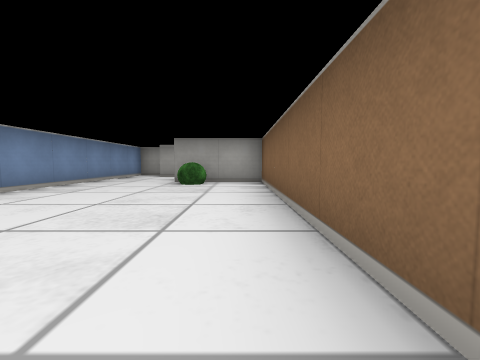
[1] (above)

13 first-person views from a walk through a cub3D level. The camera is about half as high as the walls, tilts 4° down and sees 90° across. The floor is counted in squares. Each view is taken from the middle of a square. On the plan, view 1 faces up. The plan holds only what a view shows up to about 9 squares ahead; the rest is blank.

[2]
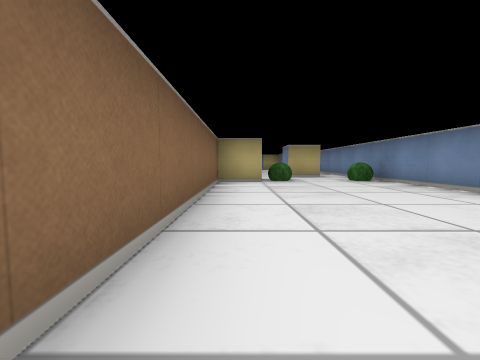

[3]
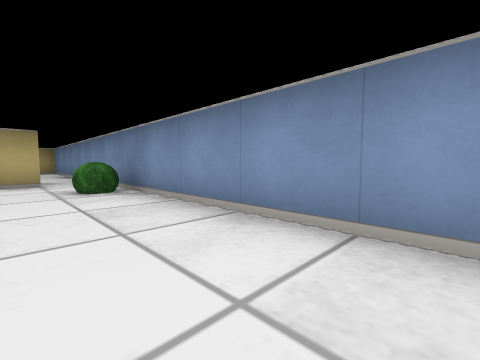

[4]
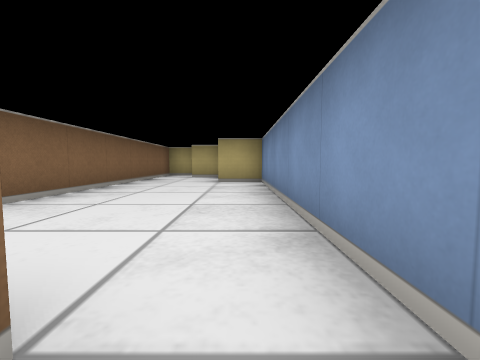

[5]
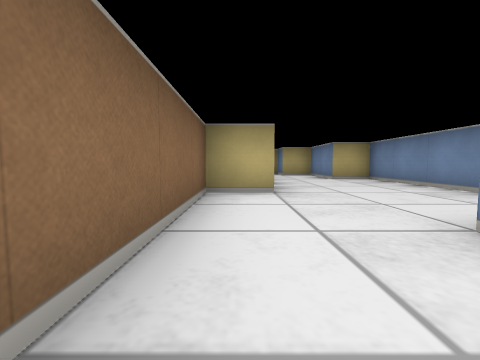

[6]
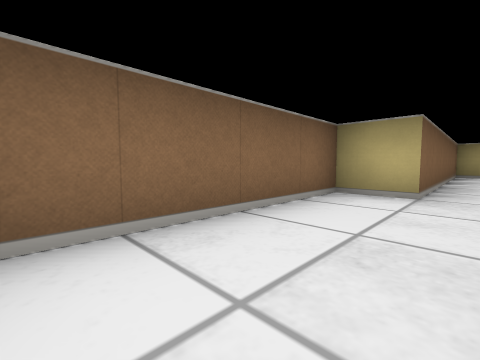

[7]
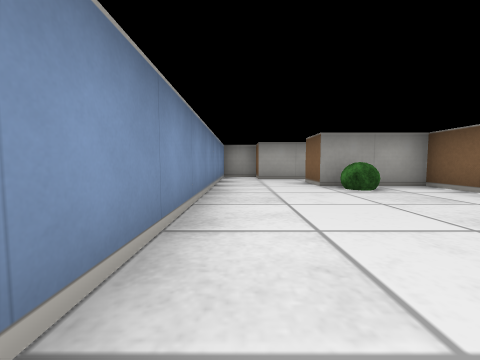

[8]
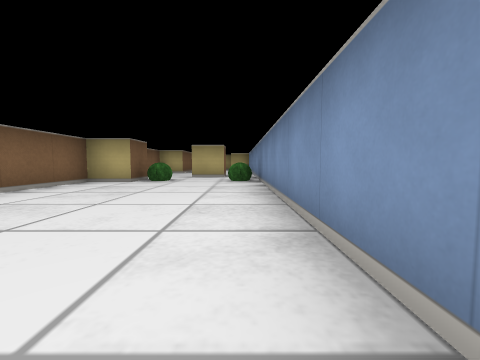

[9]
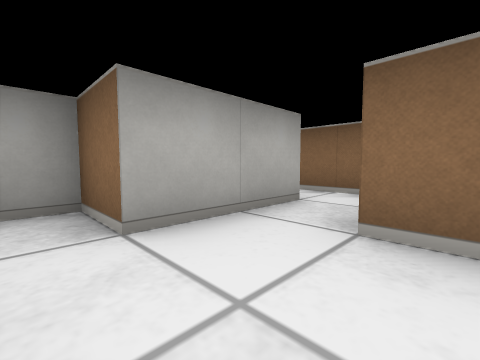

[10]
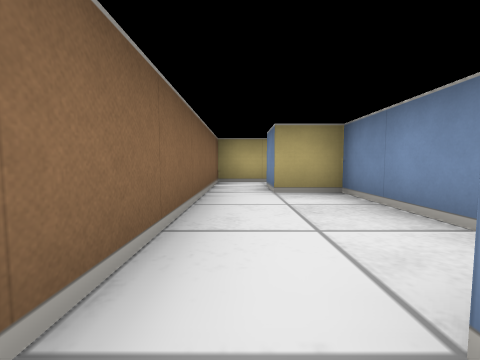

[11]
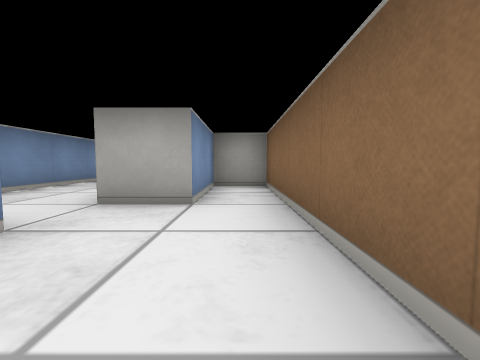

[12]
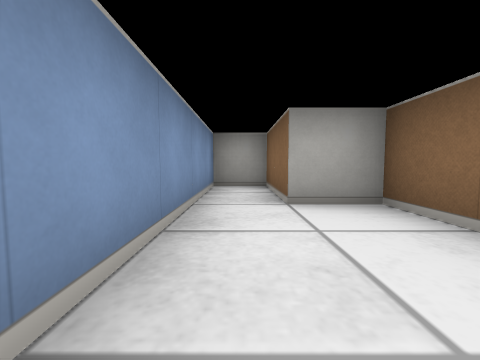

[13]
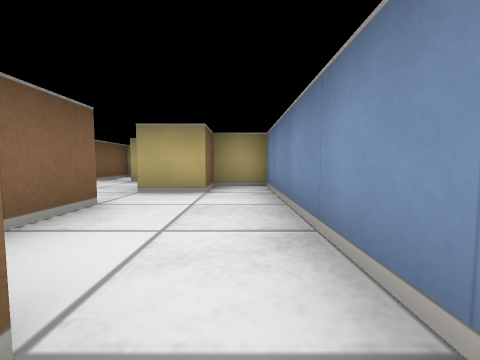

### Floor plan
Points are (right, up) in squares from view 1. A wall is a line through its corners. A room is listed if a view was taken in it or the views show most of it. See-through windows are left out.
Room 1 (views 1, 2, 3, 4, 5, 6, 7, 8)
walls: (-0.5, -2.5) (-0.5, -1.5) (0.5, -1.5) (0.5, 5.5) (-1.5, 5.5); (-2.5, -4.5) (-2.5, -3.5) (-1.5, -3.5) (-1.5, -4.5); (-3.5, 5.5) (-3.5, -9.5) (-2.5, -9.5) (-2.5, -11.5) (-1.5, -11.5) (-1.5, -12); (-1.4, -12.5) (-0.5, -12.5) (-0.5, -6.5) (0.5, -6.5) (0.5, -2.9)
ways out: opening at (-2.5, 6) to room 2
objects: bush (-3, -2); bush (-1, -2); bush (-1, 5)
Room 2 (view 9)
walls: (-1.5, 5.5) (-1.5, 6.5); (-0.5, 7.5) (-2.5, 7.5) (-2.5, 8.5) (-3.5, 8.5) (-3.5, 5.5)
ways out: opening at (-2.5, 6) to room 1; opening at (-1, 7) to room 3
Room 3 (views 10, 11)
walls: (-1.5, 10.5) (-1.5, 8.5) (-0.5, 8.5) (-0.5, 7.5); (-0.6, 6.5) (0.5, 6.5) (0.5, 13.5) (-0.5, 13.5) (-0.5, 11.5) (-1.5, 11.5)
ways out: opening at (-1, 7) to room 2; opening at (-2, 11) to room 4
Room 4 (views 12, 13)
walls: (-1.5, 11.5) (-1.5, 13.5) (-2.5, 13.5) (-2.5, 15.5) (-3.5, 15.5) (-3.5, 9.5) (-2.5, 9.5) (-2.5, 10.5) (-1.5, 10.5)
ways out: opening at (-2, 11) to room 3

Where each view was taken, in squares from view 1:
view 1: 0 up, 0 right, facing up
view 2: 4 up, 0 right, facing down
view 3: 2 up, 2 left, facing down-left
view 4: 4 down, 3 left, facing down
view 5: 3 down, 0 right, facing down
view 6: 3 down, 1 left, facing down-right
view 7: 1 up, 3 left, facing up
view 8: 4 up, 3 left, facing down
view 9: 6 up, 3 left, facing up-right
view 10: 12 up, 0 right, facing down
view 11: 9 up, 0 right, facing up
view 12: 11 up, 3 left, facing up
view 13: 14 up, 3 left, facing down
